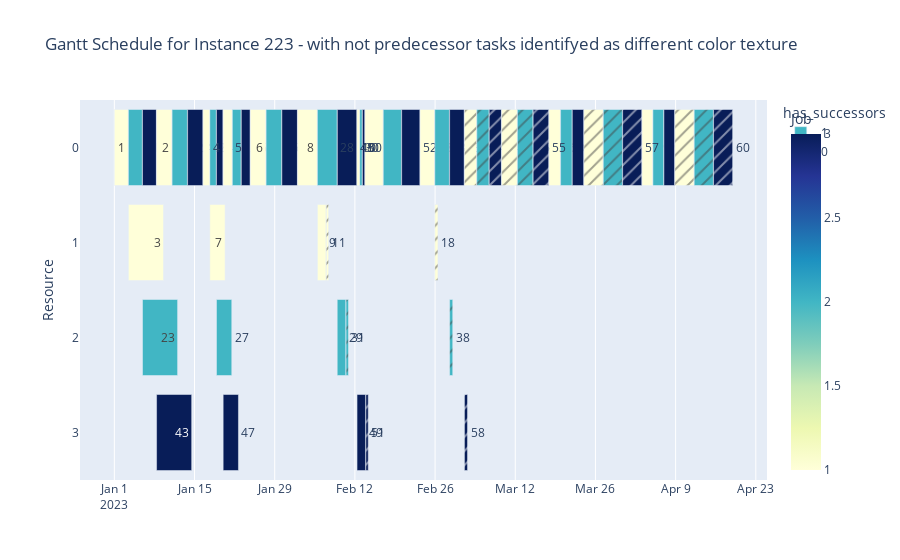

Notebook code for this chart:
### Code cell
solutions_filepath = "../data/solutions/MMTSP-SAC/"
instances_path = "../data/input/HRTInstances"

instance = read_input_files.read_file(
    os.path.join(instances_path, f"Instance_{instance_number}.txt")
)

df = read_solutions_files.get_solution_from_instance(
    solutions_filepath, instances_path, instance_number
).sort_values("Resource")
# gantt.plot_gantt_chart(df, instance_number)
gantt.plot_gantt_chart_with_predecessor_flag(
    prepare_resources.add_predecessor_flag(df, instance), instance_number
)

### Figure 1 — Plotly figure (JSON) as saved in the notebook; plotly's stock layout.template omitted (floating-point values rounded to 4 significant figures)
{"data": [{"alignmentgroup": "True", "base": ["2023-02-23T09:00:00", "2023-02-13T18:00:00", "2023-02-16T23:00:00", "2023-02-20T04:00:00", "2023-02-25T23:00:00", "2023-02-28T13:00:00", "2023-03-17T21:00:00", "2023-03-19T22:00:00", "2023-03-21T23:00:00", "2023-04-03T03:00:00", "2023-04-05T01:00:00", "2023-04-06T23:00:00", "2023-02-13T07:00:00", "2023-02-12T20:00:00", "2023-02-08T22:00:00", "2023-01-01T00:00:00", "2023-01-03T11:00:00", "2023-01-05T22:00:00", "2023-01-08T09:00:00", "2023-01-11T02:00:00", "2023-01-13T19:00:00", "2023-02-12T09:00:00", "2023-01-17T16:00:00", "2023-01-18T20:00:00", "2023-01-16T12:00:00", "2023-01-21T14:00:00", "2023-01-23T04:00:00", "2023-01-24T18:00:00", "2023-01-27T12:00:00", "2023-01-30T06:00:00", "2023-02-02T00:00:00", "2023-02-05T11:00:00", "2023-01-20T00:00:00", "2023-01-03T11:00:00", "2023-01-17T16:00:00", "2023-02-05T11:00:00", "2023-01-05T22:00:00", "2023-02-08T22:00:00", "2023-01-18T20:00:00", "2023-01-08T09:00:00", "2023-01-20T00:00:00", "2023-02-12T09:00:00"], "customdata": [[13], [12], [32], [52], [33], [53], [16], [36], [56], [19], [39], [59], [50], [30], [48], [1], [21], [41], [2], [22], [42], [10], [24], [44], [4], [25], [45], [6], [26], [46], [8], [28], [5], [3], [7], [9], [23], [29], [27], [43], [47], [49]], "hovertemplate": "has_successors=1<br>Start=%{base}<br>Finish=%{x}<br>Resource=%{y}<br>Task=%{customdata[0]}<br>Job=%{marker.color}<extra></extra>", "legendgroup": "1", "marker": {"color": [1, 1, 2, 3, 2, 3, 1, 2, 3, 1, 2, 3, 3, 2, 3, 1, 2, 3, 1, 2, 3, 1, 2, 3, 1, 2, 3, 1, 2, 3, 1, 2, 1, 1, 1, 1, 2, 2, 2, 3, 3, 3], "coloraxis": "coloraxis", "pattern": {"shape": ""}}, "name": "1", "offsetgroup": "1", "orientation": "h", "showlegend": true, "text": [13, 12, 32, 52, 33, 53, 16, 36, 56, 19, 39, 59, 50, 30, 48, 1, 21, 41, 2, 22, 42, 10, 24, 44, 4, 25, 45, 6, 26, 46, 8, 28, 5, 3, 7, 9, 23, 29, 27, 43, 47, 49], "textposition": "auto", "type": "bar", "x": [219600000, 273600000, 273600000, 273600000, 219600000, 219600000, 172800000, 172800000, 172800000, 162000000, 162000000, 162000000, 36000000, 36000000, 295200000, 208800000, 208800000, 208800000, 230400000, 230400000, 230400000, 36000000, 97200000, 97200000, 97200000, 133200000, 133200000, 234000000, 234000000, 234000000, 295200000, 295200000, 133200000, 529200000, 230400000, 129600000, 529200000, 129600000, 230400000, 529200000, 230400000, 129600000], "xaxis": "x", "y": ["0", "0", "0", "0", "0", "0", "0", "0", "0", "0", "0", "0", "0", "0", "0", "0", "0", "0", "0", "0", "0", "0", "0", "0", "0", "0", "0", "0", "0", "0", "0", "0", "0", "1", "1", "1", "2", "2", "2", "3", "3", "3"], "yaxis": "y"}, {"alignmentgroup": "True", "base": ["2023-03-03T03:00:00", "2023-03-05T07:00:00", "2023-03-07T11:00:00", "2023-03-09T15:00:00", "2023-03-12T09:00:00", "2023-03-15T03:00:00", "2023-03-24T00:00:00", "2023-03-27T09:00:00", "2023-03-30T18:00:00", "2023-04-08T21:00:00", "2023-04-12T06:00:00", "2023-04-15T15:00:00", "2023-02-07T00:00:00", "2023-02-25T23:00:00", "2023-02-28T13:00:00", "2023-02-10T11:00:00", "2023-02-13T22:00:00", "2023-03-03T03:00:00"], "customdata": [[14], [34], [54], [15], [35], [55], [17], [37], [57], [20], [40], [60], [11], [18], [38], [31], [51], [58]], "hovertemplate": "has_successors=0<br>Start=%{base}<br>Finish=%{x}<br>Resource=%{y}<br>Task=%{customdata[0]}<br>Job=%{marker.color}<extra></extra>", "legendgroup": "0", "marker": {"color": [1, 2, 3, 1, 2, 3, 1, 2, 3, 1, 2, 3, 1, 1, 2, 2, 3, 3], "coloraxis": "coloraxis", "pattern": {"shape": "/"}}, "name": "0", "offsetgroup": "0", "orientation": "h", "showlegend": true, "text": [14, 34, 54, 15, 35, 55, 17, 37, 57, 20, 40, 60, 11, 18, 38, 31, 51, 58], "textposition": "auto", "type": "bar", "x": [183600000, 183600000, 183600000, 234000000, 234000000, 234000000, 288000000, 288000000, 288000000, 288000000, 288000000, 288000000, 36000000, 46800000, 46800000, 36000000, 36000000, 46800000], "xaxis": "x", "y": ["0", "0", "0", "0", "0", "0", "0", "0", "0", "0", "0", "0", "1", "1", "2", "2", "3", "3"], "yaxis": "y"}], "layout": {"barmode": "overlay", "coloraxis": {"colorbar": {"title": {"text": "Job"}}, "colorscale": [[0, "rgb(255,255,217)"], [0.125, "rgb(237,248,177)"], [0.25, "rgb(199,233,180)"], [0.375, "rgb(127,205,187)"], [0.5, "rgb(65,182,196)"], [0.625, "rgb(29,145,192)"], [0.75, "rgb(34,94,168)"], [0.875, "rgb(37,52,148)"], [1, "rgb(8,29,88)"]]}, "legend": {"title": {"text": "has_successors"}, "tracegroupgap": 0}, "title": {"text": "Gantt Schedule for Instance 223 - with not predecessor tasks identifyed as different color texture"}, "xaxis": {"anchor": "y", "domain": [0, 1], "type": "date"}, "yaxis": {"anchor": "x", "autorange": "reversed", "domain": [0, 1], "title": {"text": "Resource"}}}}
